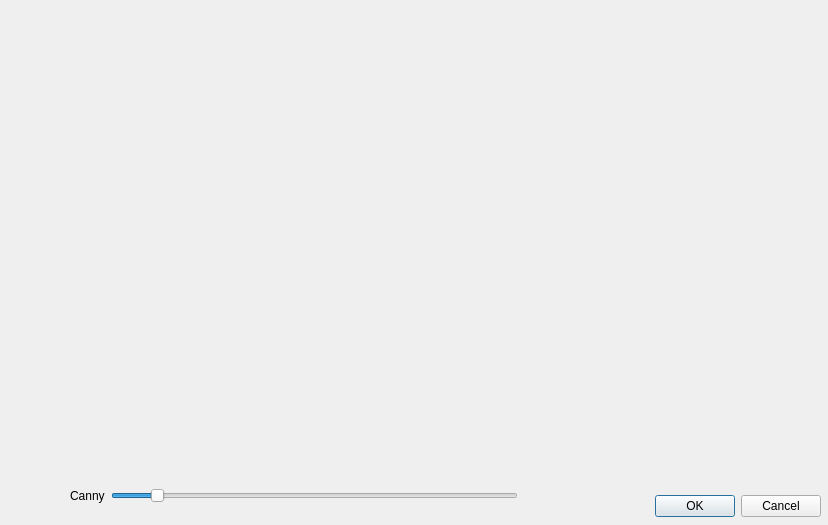
<?xml version="1.0" encoding="UTF-8"?>
<ui version="4.0">
 <class>Neighbor</class>
 <widget class="QDialog" name="Neighbor">
  <property name="geometry">
   <rect>
    <x>0</x>
    <y>0</y>
    <width>828</width>
    <height>525</height>
   </rect>
  </property>
  <property name="windowTitle">
   <string>Dialog</string>
  </property>
  <widget class="QDialogButtonBox" name="buttonBox">
   <property name="geometry">
    <rect>
     <x>480</x>
     <y>490</y>
     <width>341</width>
     <height>32</height>
    </rect>
   </property>
   <property name="orientation">
    <enum>Qt::Horizontal</enum>
   </property>
   <property name="standardButtons">
    <set>QDialogButtonBox::Cancel|QDialogButtonBox::Ok</set>
   </property>
  </widget>
  <widget class="QWidget" name="horizontalLayoutWidget">
   <property name="geometry">
    <rect>
     <x>0</x>
     <y>0</y>
     <width>821</width>
     <height>471</height>
    </rect>
   </property>
   <layout class="QHBoxLayout" name="horizontalLayout">
    <item>
     <widget class="QLabel" name="label">
      <property name="text">
       <string/>
      </property>
     </widget>
    </item>
    <item>
     <widget class="QLabel" name="label_2">
      <property name="text">
       <string/>
      </property>
     </widget>
    </item>
   </layout>
  </widget>
  <widget class="QWidget" name="horizontalLayoutWidget_2">
   <property name="geometry">
    <rect>
     <x>70</x>
     <y>480</y>
     <width>461</width>
     <height>31</height>
    </rect>
   </property>
   <layout class="QHBoxLayout" name="horizontalLayout_2">
    <item>
     <widget class="QLabel" name="label_3">
      <property name="text">
       <string>Canny</string>
      </property>
     </widget>
    </item>
    <item>
     <widget class="QSlider" name="horizontalSlider">
      <property name="maximum">
       <number>100</number>
      </property>
      <property name="value">
       <number>10</number>
      </property>
      <property name="orientation">
       <enum>Qt::Horizontal</enum>
      </property>
     </widget>
    </item>
    <item>
     <widget class="QLabel" name="label_4">
      <property name="text">
       <string/>
      </property>
     </widget>
    </item>
   </layout>
  </widget>
 </widget>
 <resources/>
 <connections>
  <connection>
   <sender>buttonBox</sender>
   <signal>accepted()</signal>
   <receiver>Neighbor</receiver>
   <slot>accept()</slot>
   <hints>
    <hint type="sourcelabel">
     <x>248</x>
     <y>254</y>
    </hint>
    <hint type="destinationlabel">
     <x>157</x>
     <y>274</y>
    </hint>
   </hints>
  </connection>
  <connection>
   <sender>buttonBox</sender>
   <signal>rejected()</signal>
   <receiver>Neighbor</receiver>
   <slot>reject()</slot>
   <hints>
    <hint type="sourcelabel">
     <x>316</x>
     <y>260</y>
    </hint>
    <hint type="destinationlabel">
     <x>286</x>
     <y>274</y>
    </hint>
   </hints>
  </connection>
 </connections>
</ui>
